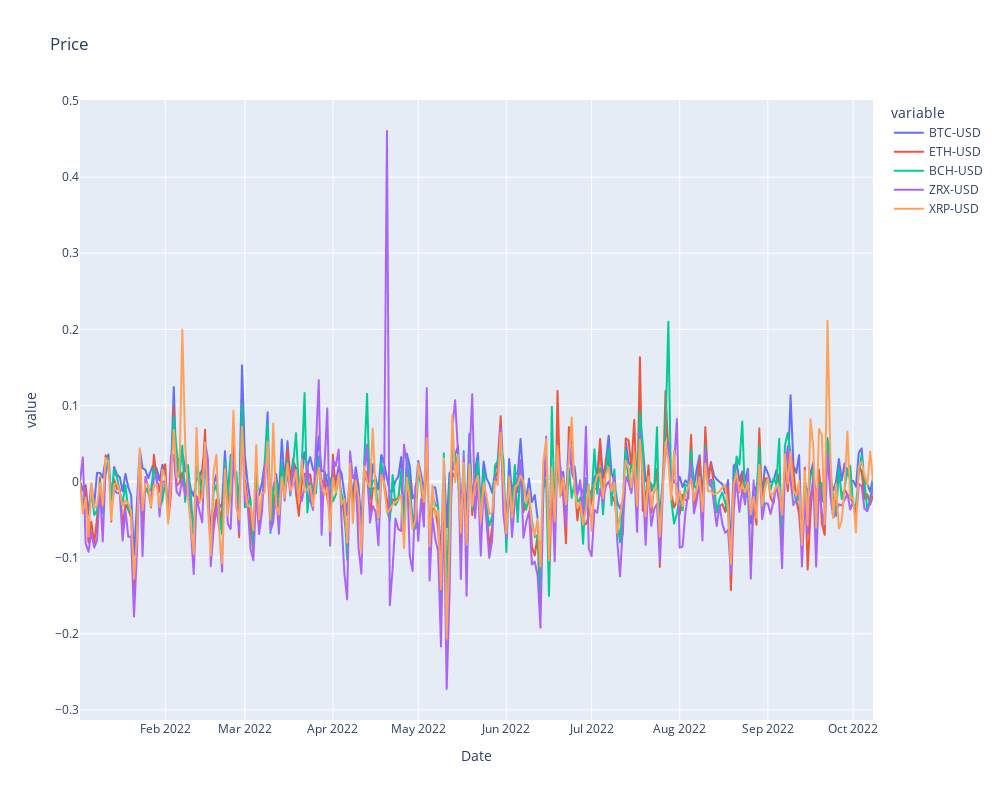

Notebook code for this chart:
### Code cell
import plotly.express as px

# make aa plotly line chart with two lines

fig = px.line(comb, x=comb.index, y=[
              'BTC-USD', 'ETH-USD', 'BCH-USD', 'ZRX-USD', 'XRP-USD'], title='Price')
# make fig higher and more narrow
fig.update_layout(height=800, width=1000)
# thicker lines
fig.update_traces(line=dict(width=2))

fig.show()

### Figure 1 — Plotly figure (JSON) as saved in the notebook; plotly's stock layout.template omitted (floating-point values rounded to 4 significant figures; data arrays with more than 128 entries replaced by an {"elided": "..."} marker saying what was removed)
{"data": [{"hovertemplate": "variable=BTC-USD<br>Date=%{x}<br>value=%{y}<extra></extra>", "legendgroup": "BTC-USD", "line": {"color": "#636efa", "dash": "solid", "width": 2}, "marker": {"symbol": "circle"}, "mode": "lines", "name": "BTC-USD", "showlegend": true, "type": "scattergl", "x": {"elided": "280 str values"}, "xaxis": "x", "y": {"elided": "280 float values"}, "yaxis": "y"}, {"hovertemplate": "variable=ETH-USD<br>Date=%{x}<br>value=%{y}<extra></extra>", "legendgroup": "ETH-USD", "line": {"color": "#EF553B", "dash": "solid", "width": 2}, "marker": {"symbol": "circle"}, "mode": "lines", "name": "ETH-USD", "showlegend": true, "type": "scattergl", "x": {"elided": "280 str values"}, "xaxis": "x", "y": {"elided": "280 float values"}, "yaxis": "y"}, {"hovertemplate": "variable=BCH-USD<br>Date=%{x}<br>value=%{y}<extra></extra>", "legendgroup": "BCH-USD", "line": {"color": "#00cc96", "dash": "solid", "width": 2}, "marker": {"symbol": "circle"}, "mode": "lines", "name": "BCH-USD", "showlegend": true, "type": "scattergl", "x": {"elided": "280 str values"}, "xaxis": "x", "y": {"elided": "280 float values"}, "yaxis": "y"}, {"hovertemplate": "variable=ZRX-USD<br>Date=%{x}<br>value=%{y}<extra></extra>", "legendgroup": "ZRX-USD", "line": {"color": "#ab63fa", "dash": "solid", "width": 2}, "marker": {"symbol": "circle"}, "mode": "lines", "name": "ZRX-USD", "showlegend": true, "type": "scattergl", "x": {"elided": "280 str values"}, "xaxis": "x", "y": {"elided": "280 float values"}, "yaxis": "y"}, {"hovertemplate": "variable=XRP-USD<br>Date=%{x}<br>value=%{y}<extra></extra>", "legendgroup": "XRP-USD", "line": {"color": "#FFA15A", "dash": "solid", "width": 2}, "marker": {"symbol": "circle"}, "mode": "lines", "name": "XRP-USD", "showlegend": true, "type": "scattergl", "x": {"elided": "280 str values"}, "xaxis": "x", "y": {"elided": "280 float values"}, "yaxis": "y"}], "layout": {"height": 800, "legend": {"title": {"text": "variable"}, "tracegroupgap": 0}, "title": {"text": "Price"}, "width": 1000, "xaxis": {"anchor": "y", "domain": [0, 1], "title": {"text": "Date"}}, "yaxis": {"anchor": "x", "domain": [0, 1], "title": {"text": "value"}}}}
